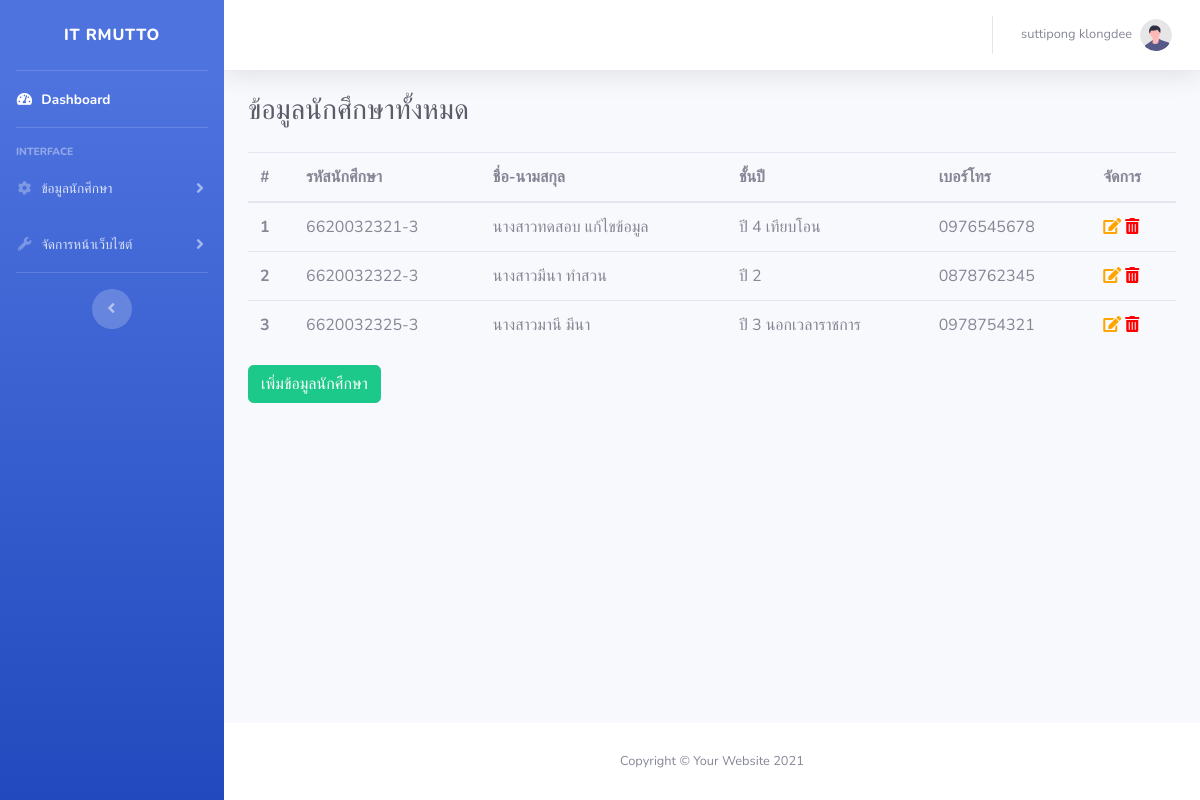
The page /admin?id=student (signed in) on the database its author committed.
### tables this page shows
CREATE TABLE `student` (
  `id` int(10) NOT NULL,
  `std_id` varchar(20) NOT NULL COMMENT 'รหัสนักศึกษา',
  `std_prefix` varchar(40) NOT NULL,
  `std_name` varchar(400) NOT NULL,
  `std_class` int(10) NOT NULL,
  `std_phone` varchar(20) NOT NULL
);

CREATE TABLE `class` (
  `class_id` int(10) NOT NULL,
  `class_name` varchar(400) NOT NULL
);

### admin/student.php (the view, shortened to what this page needs)
<div class="d-sm-flex align-items-center justify-content-between mb-4">
    <h1 class="h3 mb-0 text-gray-800">ข้อมูลนักศึกษาทั้งหมด</h1>
</div>
<table class="table table-hover">
  <thead>
    <tr>
      <th scope="col">#</th>
      <th scope="col">รหัสนักศึกษา</th>
      <th scope="col">ชื่อ-นามสกุล</th>
      <th scope="col">ชั้นปี</th>
      <th scope="col">เบอร์โทร</th>
      <th scope="col">จัดการ</th>
    </tr>
  </thead>
  <tbody>
  <?php
    include "../conn.php";
    $sql = "SELECT * FROM student INNER JOIN
            class ON student.std_class = class.class_id";
    $result = $conn->query($sql);
    $count=1;
    if ($result->num_rows > 0) {
    while($row = $result->fetch_assoc()) {
  ?>
    <tr>
      <th scope="row"><?=$count++?></th>
      <td><?=$row["std_id"]?></td>
      <td><?=$row["std_prefix"].$row["std_name"]?></td>
      <td><?=$row["class_name"]?></td>
      <td><?=$row["std_phone"]?></td>
      <td>
        <a href="?id=update_student&s_id=<?=$row["id"]?>">
        <i class="fas fa-edit" style="color:orange;"></i>
        </a>
        <a onclick="return confirm('ยืนยันการลบข้อมูลของ <?=$row['std_prefix'].$row['std_name']?>')" href="./verify.php?action_get=delete&s_id=<?=$row["id"]?>">
            <i class="fas fa-trash-alt" style="color:red;"></i>
        </a>
      </td>
    </tr>
<?php
    }
    } else {
    echo "0 results";
    }
?>
  </tbody>
</table>
<a href="?id=add_student" class="btn btn-success">เพิ่มข้อมูลนักศึกษา</a>

### admin/index.php (shortened to what this page needs)
<!DOCTYPE html>
<html lang="en">
<head>
    <link href="vendor/fontawesome-free/css/all.min.css" rel="stylesheet" type="text/css">
    <link href="css/sb-admin-2.min.css" rel="stylesheet">
</head>
<body id="page-top">
    <div id="wrapper">
        <ul class="navbar-nav bg-gradient-primary sidebar sidebar-dark accordion" id="accordionSidebar">
            <a class="sidebar-brand d-flex align-items-center justify-content-center" href="./">
                <div class="sidebar-brand-text mx-3">IT RMUTTO</div>
            </a>
            <hr class="sidebar-divider my-0">
            <li class="nav-item active">
                <a class="nav-link" href="./">
                    <i class="fas fa-fw fa-tachometer-alt"></i>
                    <span>Dashboard</span></a>
            </li>
            <hr class="sidebar-divider">
            <div class="sidebar-heading">
                Interface
            </div>
            <li class="nav-item">
                <a class="nav-link collapsed" href="#" data-toggle="collapse" data-target="#collapseTwo"
                    aria-expanded="true" aria-controls="collapseTwo">
                    <i class="fas fa-fw fa-cog"></i>
                    <span>ข้อมูลนักศึกษา</span>
                </a>
            </li>
            <li class="nav-item">
                <a class="nav-link collapsed" href="#" data-toggle="collapse" data-target="#collapseUtilities"
                    aria-expanded="true" aria-controls="collapseUtilities">
                    <i class="fas fa-fw fa-wrench"></i>
                    <span>จัดการหน้าเว็บไซต์</span>
                </a>
            </li>
            <hr class="sidebar-divider d-none d-md-block">
            <div class="text-center d-none d-md-inline">
                <button class="rounded-circle border-0" id="sidebarToggle"></button>
            </div>
        </ul>
        <div id="content-wrapper" class="d-flex flex-column">
            <div id="content">
                <nav class="navbar navbar-expand navbar-light bg-white topbar mb-4 static-top shadow">
                    <ul class="navbar-nav ml-auto">
                        <li class="nav-item dropdown no-arrow">
                            <a class="nav-link dropdown-toggle" href="#" id="userDropdown" role="button"
                                data-toggle="dropdown" aria-haspopup="true" aria-expanded="false">
                                <span class="mr-2 d-none d-lg-inline text-gray-600 small"><?=$_SESSION["user_name"]?></span>
                                <img class="img-profile rounded-circle"
                                    src="img/undraw_profile.svg">
                            </a>
                        </li>
                    </ul>
                </nav>
                <div class="container-fluid">
                        <?php
                            if(isset($_GET["id"]))$id=$_GET["id"];else $id="";
                            if($id=="student"){
                                include "student.php";
                            }elseif($id=="add_student"){
                                include "add_student.php";
                            }elseif($id=="update_student"){
                                include "update_student.php";
                            }elseif($id=="news"){
                                include "news.php";
                            }elseif($id=="add_news"){
                                include "add_news.php";
                            }elseif($id=="update_news"){
                                include "update_news.php";
                            }elseif($id=="slite"){
                                include "slite.php";
                            }elseif($id=="add_slite"){
                                include "add_slite.php";
                            }elseif($id=="news_type"){
                                include "news_type.php";
                            }elseif($id=="update_news_type"){
                                include "update_news_type.php";
                            }elseif($id=="add_news_type"){
                                include "add_news_type.php";
                            }else {
                                include "dashboard.php";
                            }
                        ?>
                </div>
            </div>
            <footer class="sticky-footer bg-white">
                <div class="container my-auto">
                    <div class="copyright text-center my-auto">
                        <span>Copyright &copy; Your Website 2021</span>
                    </div>
                </div>
            </footer>
        </div>
    </div>
</body>
</html>

### rows shown on the page
student: std "6620032321-3", std_prefix "นางสาว", std_name "ทดสอบ แก้ไขข้อมูล", class.class_name "ปี 4 เทียบโอน", std_phone "0976545678"
student: std "6620032322-3", std_prefix "นางสาว", std_name "มีนา ทำสวน", class.class_name "ปี 2", std_phone "0878762345"
student: std "6620032325-3", std_prefix "นางสาว", std_name "มานี มีนา", class.class_name "ปี 3 นอกเวลาราชการ", std_phone "0978754321"

### other values the page prints
$_SESSION["user_name"] "suttipong klongdee"
